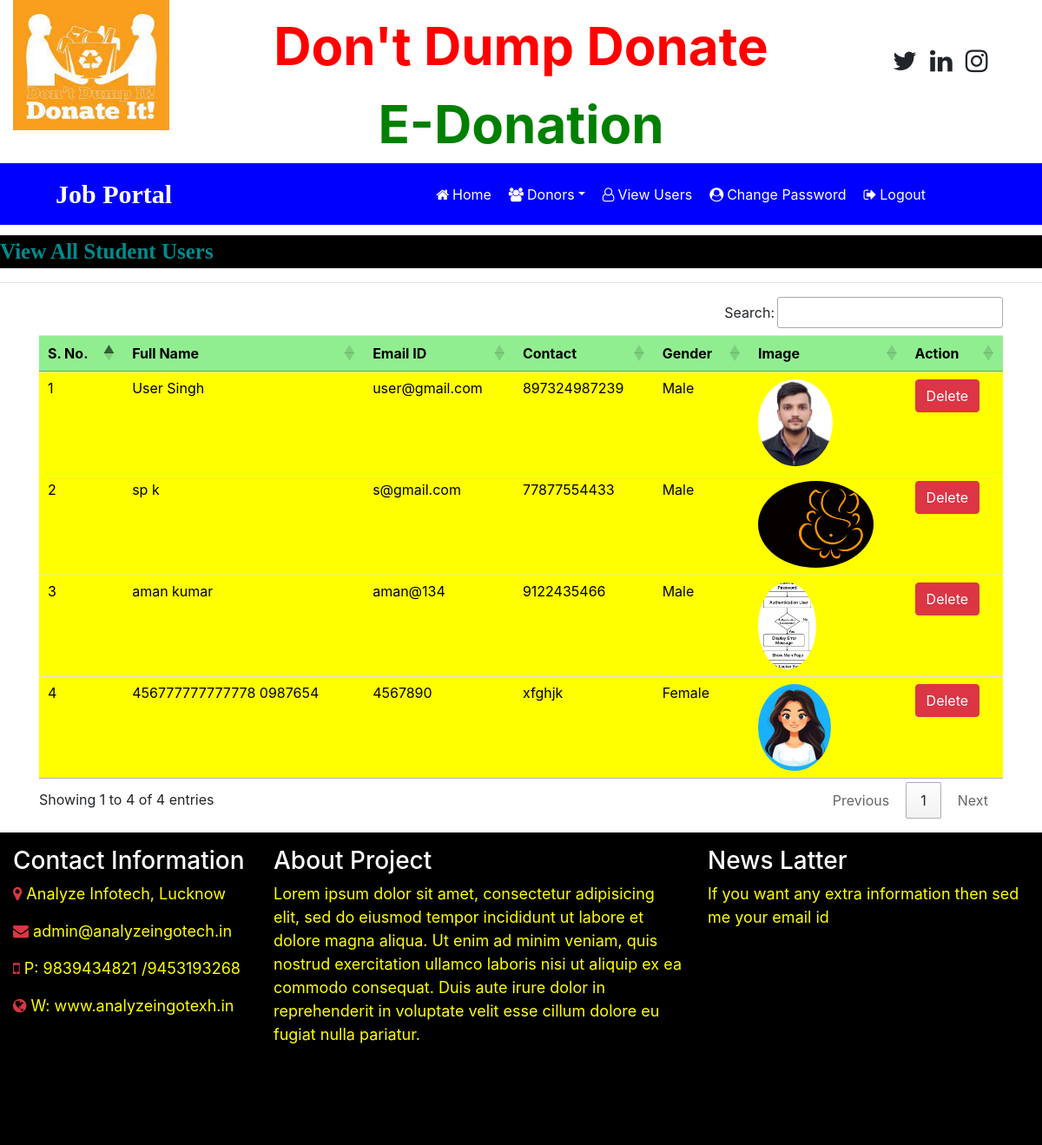
Screenshot of /view_users (signed in) with the database file from the repository.
### job/models.py (models this page shows, shortened)
class StudentUser(models.Model):
    user=models.ForeignKey(User,on_delete=models.CASCADE)
    mobile = models.CharField(max_length=20,null=True)
    image = models.FileField(null=True)
    gender = models.CharField(max_length=10,null=True)
    type = models.CharField(max_length=20,null=True)

### job/views.py (the view)
# urls.py: path('view_users',view_users,name="view_users"),
def view_users(request):
    if not request.user.is_authenticated:
        return redirect('admin_login')
    data = StudentUser.objects.all()
    d = {'data':data}
    return render(request,'view_users.html',d)

### job/templates/view_users.html
{% load static %}
{% block body %}
{% include 'admin_navigation.html' %}
<marquee style="font-family: 'Monotype Corsiva'; font-size:25px; color:darkcyan; background-color:black; font-weight:bold; margin-top:1%">
    View All Student Users
</marquee>
<hr>
<div class="container">
<table class="table table-hover " id="example">
    <thead>
    <tr style="background-color: lightgreen; color : black">
        <th>S. No.</th>
        <th>Full Name</th>
        <th>Email ID</th>
        <th>Contact</th>
        <th>Gender</th>
        <th>Image</th>
        <th>Action</th>
    </tr>
    </thead>
    <tbody style="background-color:yellow; color: black">
    {% for i in data %}
    <tr>
        <td>{{forloop.counter}}</td>
        <td>{{i.user.first_name}} {{i.user.last_name}}</td>
        <td>{{i.user.username}}</td>
        <td>{{i.mobile}}</td>
        <td>{{i.gender}}</td>
        <td><img src="{{i.image.url}}" style="100px ; height : 100px ; border-radius:50%"></td>
        <td><a href="{% url 'delete_user' i.user.id %}" class="btn btn-danger" onclick="return confirm('Are you Sure?')">Delete</a> </td>
    </tr>
    {% endfor %}
    </tbody>
</table>
</div>
{% include 'footer.html' %}
{% endblock %}

### rows the page displays
StudentUser: user.first_name "User", user.last_name "Singh", user.username "user@gmail.com", mobile "897324987239", gender "Male", image (picture)
StudentUser: user.first_name "sp", user.last_name "k", user.username "s@gmail.com", mobile "77877554433", gender "Male", image (picture)
StudentUser: user.first_name "aman", user.last_name "kumar", user.username "aman@134", mobile "9122435466", gender "Male", image (picture)
StudentUser: user.first_name "456777777777778", user.last_name "0987654", user.username "4567890", mobile "xfghjk", gender "Female", image (picture)
